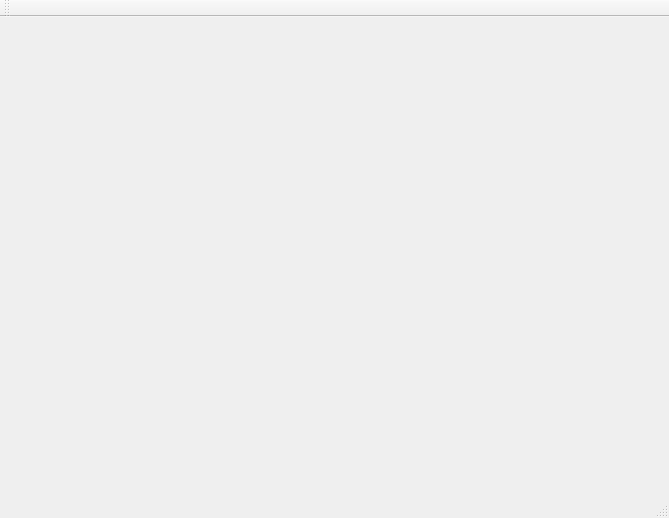
<?xml version="1.0" encoding="UTF-8"?>
<ui version="4.0">
 <class>TestClass</class>
 <widget class="QMainWindow" name="TestClass">
  <property name="geometry">
   <rect>
    <x>0</x>
    <y>0</y>
    <width>669</width>
    <height>518</height>
   </rect>
  </property>
  <property name="windowTitle">
   <string>Test</string>
  </property>
  <widget class="QWidget" name="centralWidget"/>
  <widget class="QMenuBar" name="menuBar">
   <property name="geometry">
    <rect>
     <x>0</x>
     <y>0</y>
     <width>669</width>
     <height>23</height>
    </rect>
   </property>
  </widget>
  <widget class="QToolBar" name="mainToolBar">
   <attribute name="toolBarArea">
    <enum>TopToolBarArea</enum>
   </attribute>
   <attribute name="toolBarBreak">
    <bool>false</bool>
   </attribute>
  </widget>
  <widget class="QStatusBar" name="statusBar"/>
 </widget>
 <layoutdefault spacing="6" margin="11"/>
 <resources>
  <include location="test.qrc"/>
 </resources>
 <connections/>
</ui>
